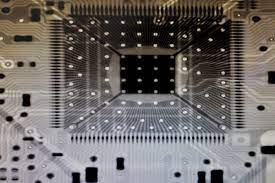
#> input picture Imagens/pcb.jpg, 275 x 183 px
$ python Aula13_Operacoes_Morfologicas-escala-de-cinza-abertura.py
#> lines starting #> are read from the running program, lines starting #| are printed output that depends on the picture
import cv2
from matplotlib import pyplot as plt
import numpy as np

I = cv2.imread('./Imagens/pcb.jpg', cv2.IMREAD_GRAYSCALE)
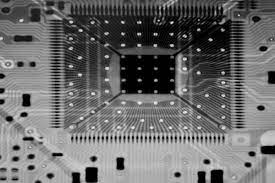
#> I: shape (183, 275); min 0, max 252, mean 107.1
plt.figure()
plt.imshow(I, cmap='gray')

kernel = cv2.getStructuringElement(cv2.MORPH_ELLIPSE, (5,5))
print(kernel)

I2 = cv2.morphologyEx(I, cv2.MORPH_ERODE, kernel)
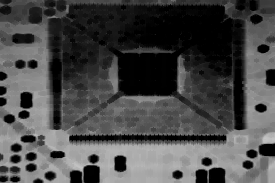
#> I2: shape (183, 275); min 0, max 196, mean 72.7
plt.figure()
plt.imshow(I2, cmap='gray')

I3 = cv2.morphologyEx(I2, cv2.MORPH_DILATE, kernel)
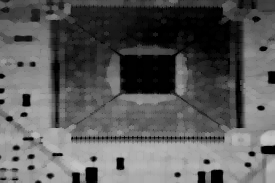
#> I3: shape (183, 275); min 0, max 196, mean 90.3
plt.figure()
plt.imshow(I3, cmap='gray')

# I2 = cv2.morphologyEx(I, cv2.MORPH_CLOSE, kernel)
# plt.figure()
# plt.imshow(I2, cmap='gray')

plt.show()

$ run again, with Imagens/Burrinhos.jpg copied over Imagens/pcb.jpg
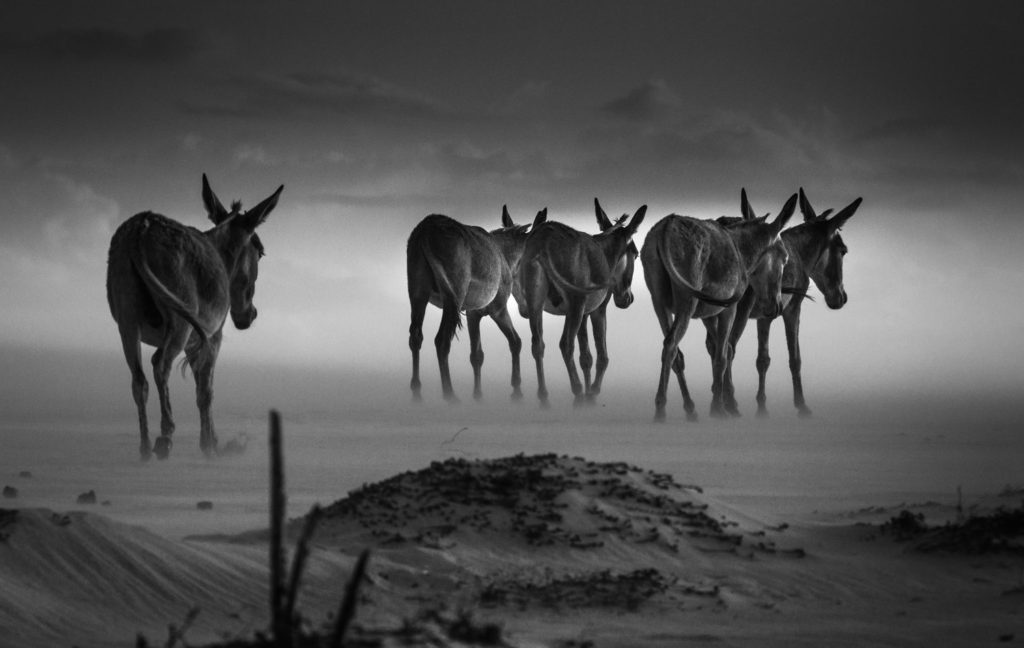
#> input picture Imagens/Burrinhos.jpg, 1024 x 648 px
#> I is the input picture: shape (648, 1024); min 0, max 255, mean 83.7
#> `I2 = cv2.morphologyEx(I, cv2.MORPH_ERODE, kernel)`:
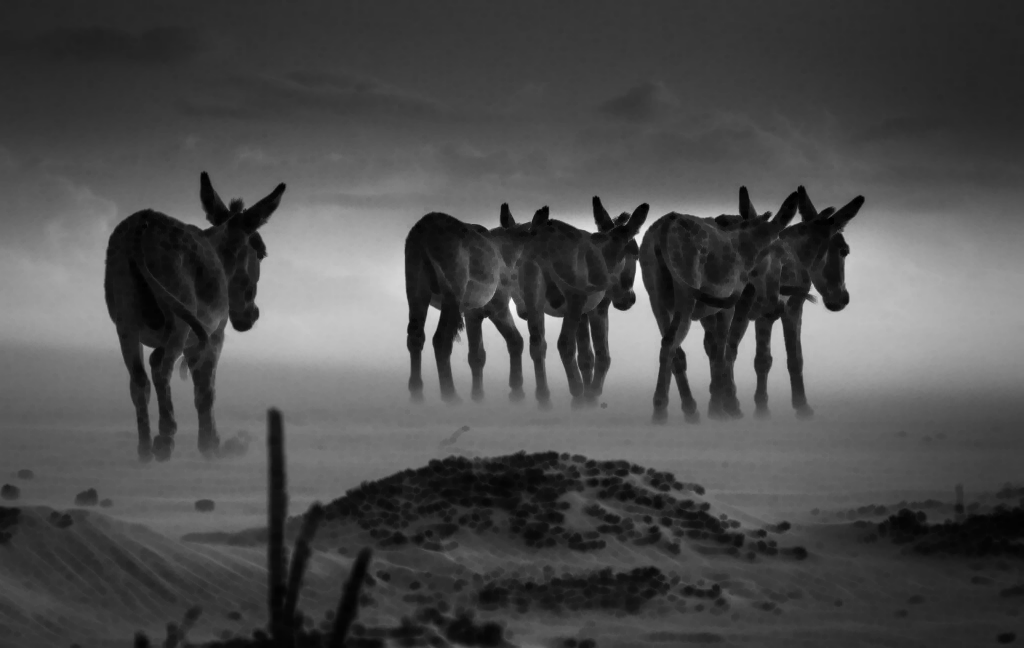
#> I2: shape (648, 1024); min 0, max 247, mean 77.3

$ run again, with Imagens/Fingerprint.jpg copied over Imagens/pcb.jpg
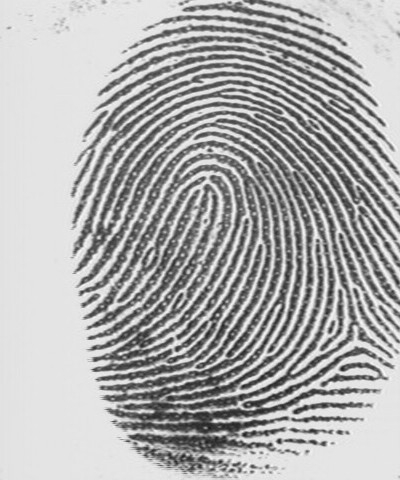
#> input picture Imagens/Fingerprint.jpg, 400 x 480 px
#> I is the input picture: shape (480, 400); min 27, max 251, mean 173.8
#> `I2 = cv2.morphologyEx(I, cv2.MORPH_ERODE, kernel)`:
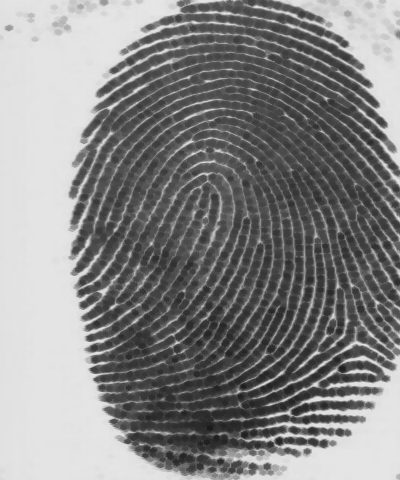
#> I2: shape (480, 400); min 27, max 230, mean 133.9
#> `I3 = cv2.morphologyEx(I2, cv2.MORPH_DILATE, kernel)`:
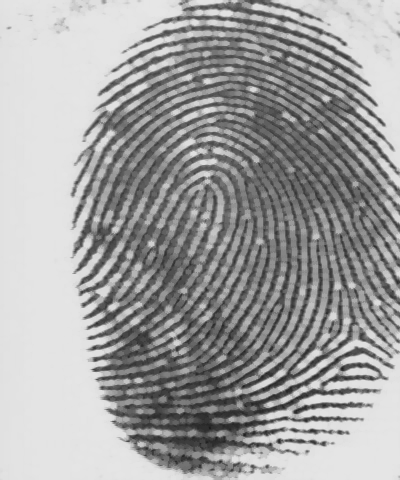
#> I3: shape (480, 400); min 27, max 230, mean 160.6
